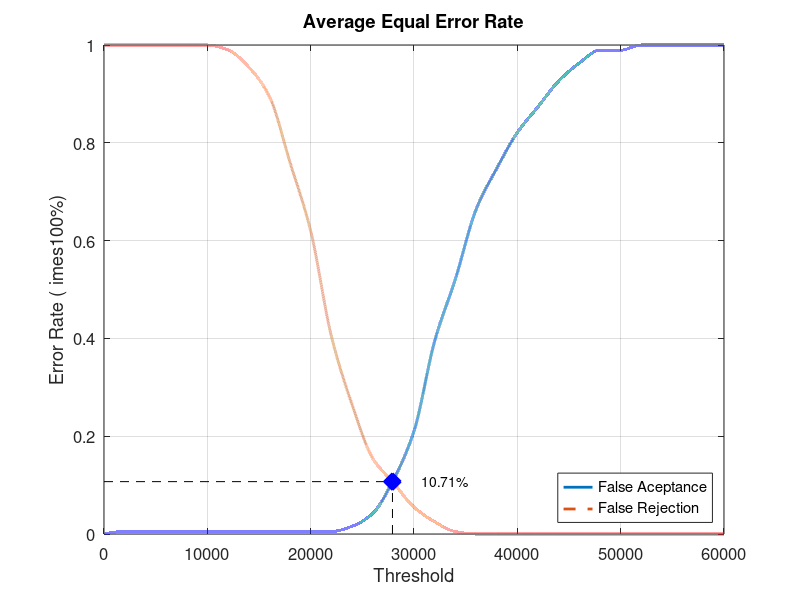
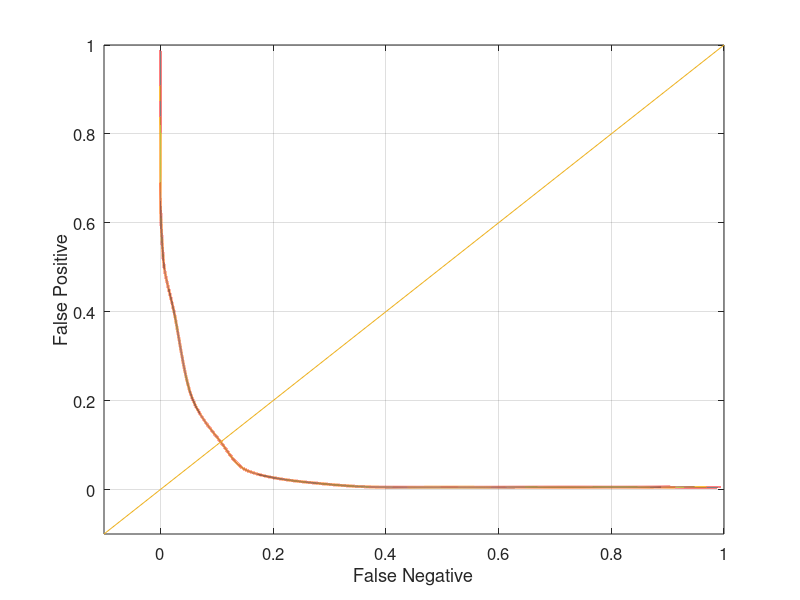

Source code (MATLAB) for these figures, in order:
close all;
clear;
clc;
x = 0:2000:60000;
xq = 0:0.5:60000;

y0 = [0 0.00526316 0.00526316 0.00526316 0.00526316 0.00526316 0.00526316 0.00526316 0.00526316 0.00526316 0.00526316 0.00526316 0.0157895 0.0421053 0.110526 0.210526 0.394737 0.521053 0.663158 0.747368 0.821053 0.873684 0.926316 0.963158 0.989474 0.989474 1 1 1 1 1]
yy0 = interp1(x, y0, xq, 'pchip');
y1 = [1 1 1 1 1 1 0.99 0.955 0.895 0.76 0.62 0.405 0.265 0.155 0.105 0.055 0.025 0.005 0 0 0 0 0 0 0 0 0 0 0 0 0]
yy1 = interp1(x, y1, xq, 'pchip');

% Calculating EER: 
y2 = abs(y0 - y1);
find(y2 == min(y2))
yy2 = abs(yy0 - yy1);
xEER = find(yy2 == min(yy2));
xEERIndex = xq(xEER) % X-axis EER
yEER = yy0(xEER) % Y-axis EER

main = figure
plot(xq, yy0,'-','LineWidth', 2);	hold on
plot(xq, yy1,'--','LineWidth', 2);	hold on
plot([xEERIndex xEERIndex], [0 yEER], 'k--');	hold on
plot([0 xEERIndex], [yEER yEER], 'k--');	hold on
plot(xEERIndex, yEER, 'bx', 'LineWidth', 10);	hold on
text(xEERIndex + 10 * xEERIndex / 100, yEER, [num2str(round((10000 * yEER)) / 100) '%'])
legend('False Aceptance', 'False Rejection', 'Location', 'SouthEast')
xlabel('Threshold')
ylabel('Error Rate (	imes100%)')
title('Average Equal Error Rate')
set(gca, 'FontSize', 12)
axis([0 60000 0 1])
grid on

print(main, 'Database2_2Main', '-dpng');
FNRxFPR = figure('Color', [1 1 1]);
plot(yy1, yy0, '-', yy1, yy0, 'LineWidth', 2);
hold on
y = -0.1:0.1:1
plot(y, y); 
set(gca, 'FontSize', 12)
xlabel('False Negative')
ylabel('False Positive')
axis([-0.1 1 -0.1 1])
set(gca, 'FontSize', 12)
grid on

print(FNRxFPR, 'Database2_2FNRxFPR','-dpng');
